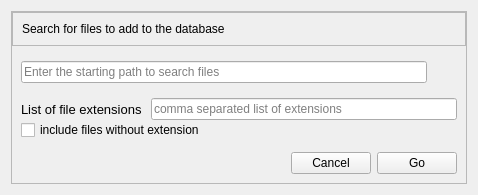
<?xml version="1.0" encoding="UTF-8"?>
<ui version="4.0">
 <class>FileSearch</class>
 <widget class="QWidget" name="FileSearch">
  <property name="geometry">
   <rect>
    <x>0</x>
    <y>0</y>
    <width>478</width>
    <height>191</height>
   </rect>
  </property>
  <property name="sizePolicy">
   <sizepolicy hsizetype="Preferred" vsizetype="Fixed">
    <horstretch>0</horstretch>
    <verstretch>0</verstretch>
   </sizepolicy>
  </property>
  <property name="windowTitle">
   <string>Search files to save in database</string>
  </property>
  <layout class="QVBoxLayout" name="verticalLayout_3">
   <item>
    <widget class="QFrame" name="frame">
     <property name="frameShape">
      <enum>QFrame::StyledPanel</enum>
     </property>
     <property name="frameShadow">
      <enum>QFrame::Raised</enum>
     </property>
     <property name="lineWidth">
      <number>3</number>
     </property>
     <layout class="QVBoxLayout" name="verticalLayout_2">
      <property name="leftMargin">
       <number>0</number>
      </property>
      <property name="topMargin">
       <number>0</number>
      </property>
      <property name="rightMargin">
       <number>0</number>
      </property>
      <property name="bottomMargin">
       <number>9</number>
      </property>
      <item>
       <widget class="QFrame" name="title">
        <property name="sizePolicy">
         <sizepolicy hsizetype="Preferred" vsizetype="Fixed">
          <horstretch>0</horstretch>
          <verstretch>0</verstretch>
         </sizepolicy>
        </property>
        <property name="maximumSize">
         <size>
          <width>16777215</width>
          <height>16777215</height>
         </size>
        </property>
        <property name="frameShape">
         <enum>QFrame::StyledPanel</enum>
        </property>
        <property name="frameShadow">
         <enum>QFrame::Raised</enum>
        </property>
        <layout class="QGridLayout" name="gridLayout">
         <property name="topMargin">
          <number>9</number>
         </property>
         <property name="bottomMargin">
          <number>9</number>
         </property>
         <item row="0" column="0">
          <widget class="QLabel" name="srch_title">
           <property name="text">
            <string>Search for files to add to the database</string>
           </property>
          </widget>
         </item>
        </layout>
       </widget>
      </item>
      <item>
       <widget class="QFrame" name="_frame">
        <layout class="QHBoxLayout" name="horizontalLayout">
         <item>
          <widget class="QLineEdit" name="root_dir">
           <property name="text">
            <string notr="true"/>
           </property>
           <property name="placeholderText">
            <string notr="true">Enter the starting path to search files</string>
           </property>
          </widget>
         </item>
         <item>
          <widget class="QToolButton" name="open_btn">
           <property name="sizePolicy">
            <sizepolicy hsizetype="Fixed" vsizetype="Fixed">
             <horstretch>22</horstretch>
             <verstretch>22</verstretch>
            </sizepolicy>
           </property>
           <property name="minimumSize">
            <size>
             <width>22</width>
             <height>22</height>
            </size>
           </property>
           <property name="text">
            <string/>
           </property>
           <property name="popupMode">
            <enum>QToolButton::InstantPopup</enum>
           </property>
           <property name="autoRaise">
            <bool>true</bool>
           </property>
          </widget>
         </item>
        </layout>
       </widget>
      </item>
      <item>
       <layout class="QVBoxLayout" name="verticalLayout">
        <property name="spacing">
         <number>0</number>
        </property>
        <property name="leftMargin">
         <number>9</number>
        </property>
        <property name="bottomMargin">
         <number>6</number>
        </property>
        <item>
         <layout class="QHBoxLayout" name="horizontalLayout_4">
          <property name="spacing">
           <number>9</number>
          </property>
          <property name="leftMargin">
           <number>0</number>
          </property>
          <property name="rightMargin">
           <number>9</number>
          </property>
          <item>
           <widget class="QLabel" name="label_2">
            <property name="font">
             <font>
              <pointsize>10</pointsize>
             </font>
            </property>
            <property name="text">
             <string>List of file extensions</string>
            </property>
            <property name="buddy">
             <cstring>extensions</cstring>
            </property>
           </widget>
          </item>
          <item>
           <widget class="QLineEdit" name="extensions">
            <property name="placeholderText">
             <string>comma separated list of extensions</string>
            </property>
           </widget>
          </item>
         </layout>
        </item>
        <item>
         <widget class="QCheckBox" name="no_ext">
          <property name="text">
           <string>include files without extension</string>
          </property>
         </widget>
        </item>
       </layout>
      </item>
      <item>
       <layout class="QHBoxLayout" name="horizontalLayout_3">
        <property name="leftMargin">
         <number>9</number>
        </property>
        <property name="rightMargin">
         <number>9</number>
        </property>
        <item>
         <spacer name="horizontalSpacer">
          <property name="orientation">
           <enum>Qt::Horizontal</enum>
          </property>
          <property name="sizeHint" stdset="0">
           <size>
            <width>40</width>
            <height>20</height>
           </size>
          </property>
         </spacer>
        </item>
        <item>
         <widget class="QPushButton" name="btnCancel">
          <property name="text">
           <string>Cancel</string>
          </property>
         </widget>
        </item>
        <item>
         <widget class="QPushButton" name="btnGo">
          <property name="text">
           <string>Go</string>
          </property>
         </widget>
        </item>
       </layout>
      </item>
     </layout>
    </widget>
   </item>
  </layout>
 </widget>
 <resources/>
 <connections/>
</ui>
